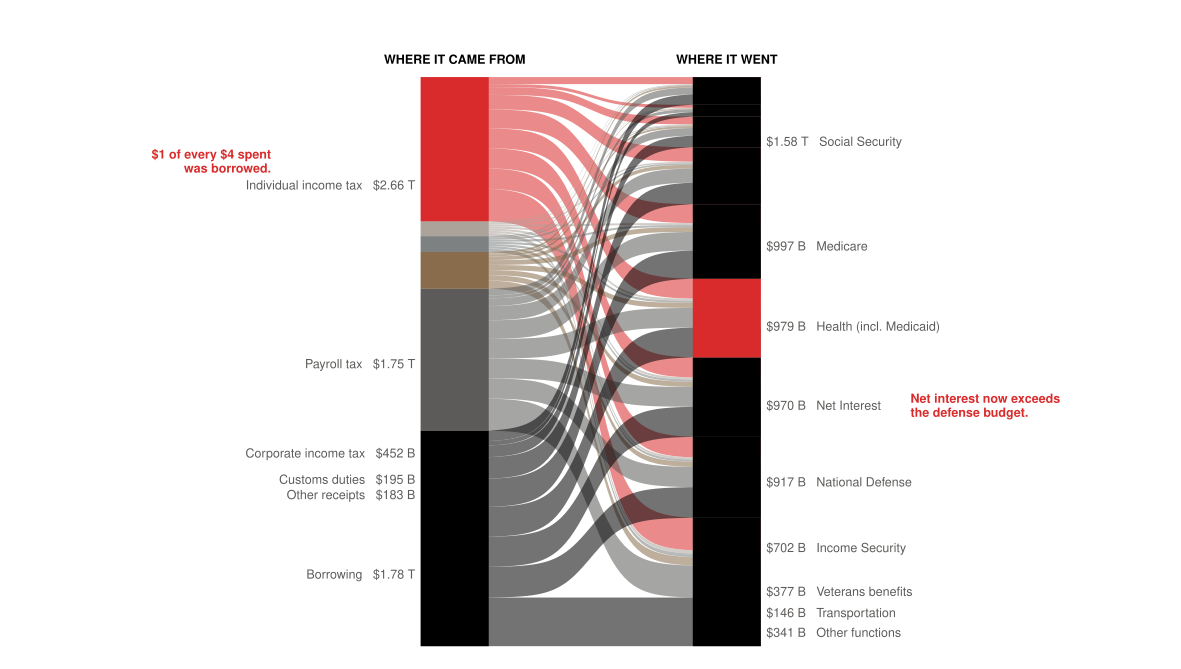

Here is the R script that generated this plot:
# Task 8 v1 — US Federal Budget Sankey, FY2025.
# Sankey is the canonical chart for flow data: where money comes from
# (six revenue sources + borrowing) and where it goes (nine spending
# functions). Two strata, balanced flows. The chart is the strongest
# answer to "is this the right chart type" because no forbidden type
# (bar/line/scatter/pie/etc.) can show source × destination flows
# simultaneously at scale-faithful widths.
#
# Source: U.S. Department of the Treasury, Bureau of the Fiscal Service,
# Monthly Treasury Statement, FY2025 final (record date 2025-09-30),
# MTS Table 9 ("Receipts and Outlays of the U.S. Government, by Function
# and Subfunction"), retrieved via the Fiscal Data API:
#   https://api.fiscaldata.treasury.gov/services/api/fiscal_service/
#     v1/accounting/mts/mts_table_9
# Local file: data/task_08/mts_table_9_fy2025.json.
#
# Numbers cross-check vs CBO Monthly Budget Review FY2025 final:
#   Outlays $7.01 T, Receipts $5.23 T, Deficit $1.78 T. ✓

setwd("/Users/alexanderweber/Documents/hsg/6_semester/data_visualization_with_ai")

suppressPackageStartupMessages({
  library(dplyr)
  library(tidyr)
  library(ggplot2)
  library(ggalluvial)
})

source("design_system.R")

chart_family <- ""  # PDF-native fallback; see task_02 / task_05 / task_07 notes.

# ---- Numbers (billions of dollars, FY2025 final) -----------------------
# Receipts ($5,234.62 B) + Borrowing ($1,775 B) = Outlays ($7,009.97 B).
# Receipts collapsed to six sources for legibility; "Other receipts" =
# Excise + Estate & Gift + Miscellaneous (105.94 + 29.46 + 47.92 = 183.32).
sources <- tibble::tribble(
  ~source,                       ~amount,
  "Individual income tax",        2656,
  "Payroll tax",                  1748,
  "Corporate income tax",          452,
  "Customs duties",                195,
  "Other receipts",                183,
  "Borrowing",                    1776   # plug to 7010
)

# Uses: nine spending functions. "Other" = sum of the eleven small
# functions that each total < $150 B (International Affairs, Science,
# Energy, Natural Resources, Agriculture, Commerce/Housing, Community
# Dev, Education, Justice, General Govt, Undistributed Offsetting Rcpts).
uses <- tibble::tribble(
  ~use,                          ~amount,
  "Social Security",              1581,
  "Medicare",                      997,
  "Health (incl. Medicaid)",       979,
  "National Defense",              917,
  "Net Interest",                  970,
  "Income Security",               702,
  "Veterans benefits",             377,
  "Transportation",                146,
  "Other functions",               341
)

stopifnot(sum(sources$amount) == sum(uses$amount))
total <- sum(sources$amount)
cat("Total flow:", total, "B (FY2025 outlays)\n")

# ---- Build flow table --------------------------------------------------
# Each (source, use) flow = (source's share of total) × (use's amount).
# Money is fungible, so this is the honest visual rendering of "X% of
# the budget came from S and went to U". Row sums = source amounts;
# column sums = use amounts (verified below).
flows <- tidyr::expand_grid(
    source = sources$source,
    use    = uses$use
  ) %>%
  left_join(sources, by = "source") %>%
  rename(src_amt = amount) %>%
  left_join(uses, by = "use") %>%
  rename(use_amt = amount) %>%
  mutate(flow = src_amt * use_amt / total)

# Sanity checks
src_sum <- flows %>% group_by(source) %>% summarise(s = sum(flow), .groups = "drop")
use_sum <- flows %>% group_by(use)    %>% summarise(s = sum(flow), .groups = "drop")
stopifnot(all(abs(src_sum$s - sources$amount[match(src_sum$source, sources$source)]) < 0.01))
stopifnot(all(abs(use_sum$s - uses$amount[match(use_sum$use, uses$use)])         < 0.01))

# ---- Order the strata --------------------------------------------------
# Sources: largest at top, Borrowing pinned at the bottom (it's the
# regime-change item — visually distinct + Heritage Red).
src_order <- c(
  "Individual income tax", "Payroll tax", "Corporate income tax",
  "Customs duties", "Other receipts", "Borrowing"
)
# Uses: largest at top, "Other functions" pinned at the bottom.
use_order <- c(
  "Social Security", "Medicare", "Health (incl. Medicaid)",
  "Net Interest", "National Defense", "Income Security",
  "Veterans benefits", "Transportation", "Other functions"
)

flows <- flows %>%
  mutate(
    source = factor(source, levels = rev(src_order)),
    use    = factor(use,    levels = rev(use_order))
  )

# ---- Color scheme ------------------------------------------------------
# Bands colored by source. Heritage Red is reserved for "Borrowing" only —
# the single preattentive cue (per portfolio rule: red = the one thing the
# reader must see). Every other source is a neutral PG palette token.
src_colors <- c(
  "Individual income tax" = pg_palette$onyx,
  "Payroll tax"           = pg_palette$alloy,
  "Corporate income tax"  = pg_palette$copper,
  "Customs duties"        = pg_palette$dark_stone,
  "Other receipts"        = pg_palette$dark_quartz,
  "Borrowing"             = pg_palette$heritage_red
)

# Stratum bars: neutral onyx, label inside white. Net Interest gets a
# Heritage-Red stratum bar — the second preattentive cue, marking the
# story (interest > defense for the first time).
use_stratum_fill <- setNames(rep(pg_palette$onyx, length(use_order)), use_order)
use_stratum_fill["Net Interest"] <- pg_palette$heritage_red
src_stratum_fill <- setNames(rep(pg_palette$onyx, length(src_order)), src_order)
src_stratum_fill["Borrowing"]    <- pg_palette$heritage_red
stratum_fill <- c(src_stratum_fill, use_stratum_fill)

# ---- Plot --------------------------------------------------------------
# Stratum width 1/4 keeps the bars slim; alpha 0.55 lets overlapping
# bands separate visually without losing color identity.
fmt_b <- function(x) {
  ifelse(x >= 1000,
         sprintf("$%.2f T", x / 1000),
         sprintf("$%d B", round(x)))
}

# Label tibbles — value labels sit just outside the bars (right of source
# stratum, left of use stratum) so they read as "<NAME>  <VALUE>" pairs.
src_labels <- sources %>%
  mutate(source = factor(source, levels = rev(src_order))) %>%
  mutate(y_mid = {
    o <- match(source, rev(src_order))
    cum <- cumsum(amount[order(o)])
    midpoints <- cum - amount[order(o)] / 2
    midpoints[order(order(o))]
  })

use_labels <- uses %>%
  mutate(use = factor(use, levels = rev(use_order))) %>%
  mutate(y_mid = {
    o <- match(use, rev(use_order))
    cum <- cumsum(amount[order(o)])
    midpoints <- cum - amount[order(o)] / 2
    midpoints[order(order(o))]
  })

p <- ggplot(flows,
            aes(axis1 = source, axis2 = use, y = flow)) +
  geom_alluvium(aes(fill = source),
                width = 1/4, alpha = 0.55,
                knot.pos = 0.4, curve_type = "sigmoid") +
  geom_stratum(width = 1/4,
               aes(fill = after_stat(stratum)),
               color = NA) +
  scale_fill_manual(values = c(src_colors, stratum_fill),
                    guide = "none") +
  # Source labels (left side): name + value, right-aligned outside the bar.
  geom_text(data = src_labels,
            aes(x = 1 - 1/4/2 - 0.02, y = y_mid,
                label = paste0(source, "   ", fmt_b(amount))),
            inherit.aes = FALSE,
            family = chart_family, size = 3.0,
            color = pg_palette$alloy,
            hjust = 1, vjust = 0.5) +
  # Use labels (right side): name + value, left-aligned outside the bar.
  geom_text(data = use_labels,
            aes(x = 2 + 1/4/2 + 0.02, y = y_mid,
                label = paste0(fmt_b(amount), "   ", use)),
            inherit.aes = FALSE,
            family = chart_family, size = 3.0,
            color = pg_palette$alloy,
            hjust = 0, vjust = 0.5) +
  # Headline annotation — the story. Positioned to the right of the
  # Net Interest stratum, leader-free because the red bar carries the eye.
  annotate("text",
           x = 2 + 1/4/2 + 0.55,
           y = use_labels$y_mid[use_labels$use == "Net Interest"],
           label = "Net interest now exceeds\nthe defense budget.",
           family = chart_family, size = 3.1,
           color = pg_palette$heritage_red,
           fontface = "bold",
           hjust = 0, vjust = 0.5,
           lineheight = 0.95) +
  # Headline annotation #2 — the borrowing story.
  annotate("text",
           x = 1 - 1/4/2 - 0.55,
           y = use_labels$y_mid[1] -  # roughly aligned with bottom band
                use_labels$amount[use_labels$use == "Other functions"] / 2 -
                use_labels$amount[use_labels$use == "Transportation"] / 2,
           label = "$1 of every $4 spent\nwas borrowed.",
           family = chart_family, size = 3.1,
           color = pg_palette$heritage_red,
           fontface = "bold",
           hjust = 1, vjust = 0.5,
           lineheight = 0.95) +
  # Axis labels (the two columns).
  annotate("text", x = 1, y = total + 220,
           label = "WHERE IT CAME FROM",
           family = chart_family, size = 3.2, fontface = "bold",
           color = pg_palette$onyx, hjust = 0.5) +
  annotate("text", x = 2, y = total + 220,
           label = "WHERE IT WENT",
           family = chart_family, size = 3.2, fontface = "bold",
           color = pg_palette$onyx, hjust = 0.5) +
  scale_x_continuous(limits = c(-0.6, 3.6), expand = c(0, 0)) +
  scale_y_continuous(expand = expansion(mult = c(0.02, 0.07))) +
  coord_cartesian(clip = "off") +
  labs(x = NULL, y = NULL) +
  theme_void(base_family = chart_family) +
  theme(plot.margin = margin(t = 14, r = 14, b = 8, l = 14))

out_pdf <- "iterations/task_08/v1/budget_sankey_v1.pdf"
ggsave(out_pdf, p, width = 30, height = 17, units = "cm", device = "pdf")
cat("Saved:", out_pdf, "\n")
